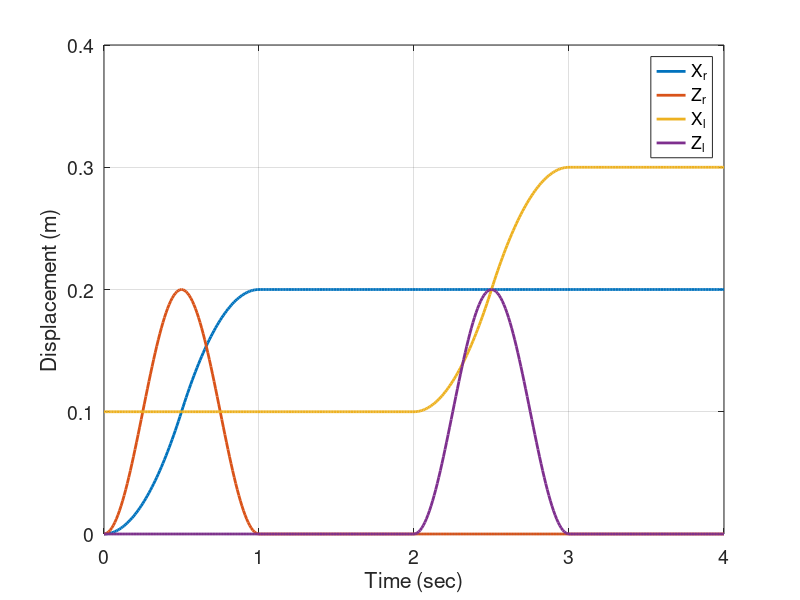

This chart was generated by the following MATLAB code:
clear all
clc
close all

T_cycle = 4; % works for xr, zr
% t_vec=linspace(0,5*T_cycle,1001);

A = 0.2;
% Lstep = .05  ;
% Lstep = 0.2;

% FootHeight = 0 ;
figure
t_vec_cycle = linspace(0,T_cycle,401);
zr = [A*sin(pi*linspace(0,1,101)).^2, zeros(1,300)];
xr = [(0.8*linspace(0, 0.5, 51).^2)/2, -(0.8*linspace(0.01, 0.5, 50).^2)/2 + 0.4*linspace(0.01, 0.5, 50) + 0.1, 0.2*ones(1,300)];


zl = [zeros(1,200), A*sin(pi*linspace(0,1,101)).^2, zeros(1,100)];
xl = [0.1*ones(1,200), (0.8*linspace(0, 0.5, 51).^2)/2 + 0.1, -(0.8*linspace(0.01, 0.5, 50).^2)/2 + 0.4*linspace(0.01, 0.5, 50) + 0.2, 0.1 + 0.2*ones(1,100)];

plot(t_vec_cycle,xr,'LineWidth',2)
hold on
plot(t_vec_cycle,zr,'LineWidth',2)
plot(t_vec_cycle,xl,'LineWidth',2)
plot(t_vec_cycle,zl,'LineWidth',2)

legend('X_r','Z_r','X_l','Z_l')
xlabel('Time (sec)')
ylabel('Displacement (m)')
set(gca,'FontSize',14)
axis([0 4 0  0.4])
grid on

% data_to_export = [t_vec_cycle; xr; zr; xl; zl];


% csvwrite('longergait.csv',data_to_export)

%%


% for i=1:length(t_vec)
%     t_shit=t_vec(i);
%     t = mod(t_shit,T_cycle);
%     tl = mod(t_shit-0.5*T_cycle,T_cycle);
%     
%     c = floor(t_shit/T_cycle);
% %     c=0;
%     d = floor( (t_shit+0.5*T_cycle )/T_cycle);
%     if mod(t,T_cycle) < t2
%         xr(i) = -Lstep + c*2*Lstep;
%         zr(i) = FootHeight;
%         
%         
%     elseif mod(t,T_cycle)<t3
%         xr(i) = -1.2848*t^3 + 1.4202*t^2 - 0.1938*t - 0.0435 + c*2*Lstep;
%         zr(i) = -19.724*t^3 + 10.2116*t^2 - 1.2359*t + 0.0412;
%     elseif mod(t,T_cycle)<t4
%         xr(i) = -1.5144*t^3 + 1.5855*t^2 - 0.2334*t - 0.0404 + c*2*Lstep;
%         zr(i) = 8.1169*t^3 - 9.8338*t^2 + 3.575*t - 0.3437;
%         
%     else
%         
%         xr(i) = Lstep + c*2*Lstep;
%         zr(i) = FootHeight;
%     end
%     
% %     if mod(tl,T_cycle)<t2
% %         xl(i) = -1.5144*tl^3 + 1.5855*tl^2 - 0.2334*tl - 0.0404 + d*2*Lstep;
% %         zl(i) = 8.1169*tl^3 - 9.8338*tl^2 + 3.575*tl - 0.3437;
% %         
% %     elseif mod(tl,T_cycle)<t3
% %         xl(i) = Lstep + d*2*Lstep;
% %         zl(i) = FootHeight;
% %     elseif mod(tl,T_cycle)<t4
% %         xl(i) = -Lstep + d*2*Lstep;
% %         zl(i) = FootHeight;
% %     else
% %         xl(i) = -1.2848*tl^3 + 1.4202*tl^2 - 0.1938*tl - 0.0435 + d*2*Lstep;
% %         zl(i) = -19.724*tl^3 + 10.2116*tl^2 - 1.2359*tl + 0.0412;
% %         
% %         
% %     end
% end
% 
% xl = xr;
% zl = zr;
% xr = xr+Lstep;
% t_vec_l = t_vec - (T_cycle/2);
% 
% t_vec_new = t_vec_l(101:end);
% xl_new = xl(101:end);
% zl_new = zl(101:end);
% 
% xr_new = xr(1:end-100);
% zr_new = zr(1:end-100);
% 
% figure
% plot(t_vec_new,xr_new)
% hold on
% plot(t_vec_new,zr_new)
% plot(t_vec_new,xl_new)
% plot(t_vec_new,zl_new)
% legend('xr','zr','xl','zl')
% 
% data_to_export = [t_vec_new;xr_new;zr_new;xl_new;zl_new];
% 
% csvwrite('data.csv',data_to_export);
